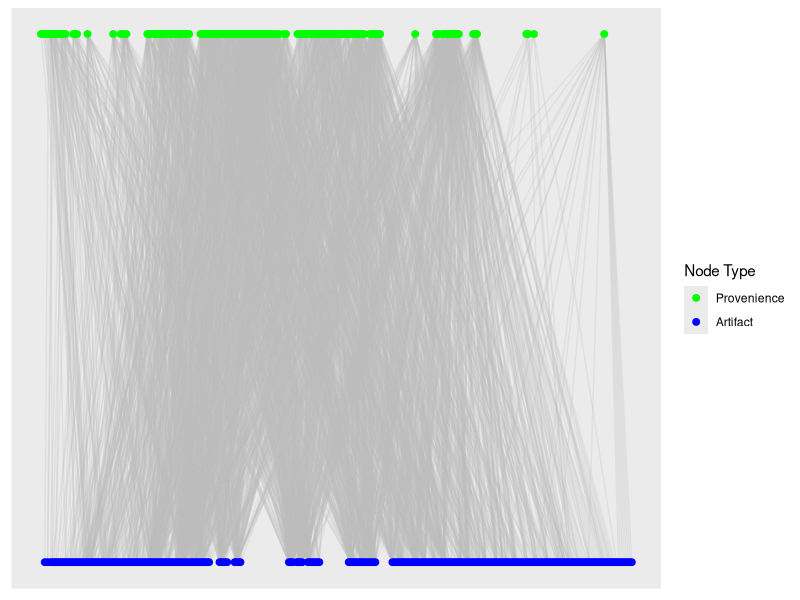

The R script that drew this image: (Note: this script raises an error after producing the figure.)
require(tidyverse)
require(igraph)
require(ggraph)

# Import data from file ---------------------------------------------------

dat <- read_csv("Catalog_SiteA.csv",
                col_select = c(LEVEL_ID, CODE))

# Create un-weighted bipartite graph --------------------------------------

g_assemblages_bpg <-
  graph_from_data_frame(unique.data.frame(select(dat, LEVEL_ID, CODE)),
                        directed = FALSE)

V(g_assemblages_bpg)$type <-
  bipartite_mapping(g_assemblages_bpg)$type

g_assemblages_bpg %>%
  ggraph(layout = "bipartite") +
  geom_edge_link(color = "gray", alpha = 0.25) +
  geom_node_point(aes(color = type), size = 2) +
  scale_color_manual(
    values = c("green", "blue"),
    name = "Node Type",
    breaks = c(FALSE, TRUE),
    labels = c("Provenience", "Artifact")
  )


# Create incidence matrix from bipartite graph ----------------------------

g_assemblages_inc <- as_incidence_matrix(g_assemblages_bpg)

# Project one-mode graphs igraph ------------------------------------------

g_assemblages_proj <-
  bipartite_projection(g_assemblages_bpg, multiplicity = TRUE)

g_assemblage_prov <- assemblage_projections$proj1

g_assemblage_artifact <- assemblage_projections$proj2

plot(
  g_assemblage_prov,
  vertex.size = 5,
  vertex.label = NA,
  layout = layout.fruchterman.reingold,
  main = "Assmeblage Provenience Network"
)

plot(
  g_assemblage_artifact,
  vertex.size = 5,
  vertex.label = NA,
  layout = layout.fruchterman.reingold,
  main = "Assmeblage Artifact Network"
)

# Project one-mode graphs, Szymkiewicz-Simpson -----------------------------

# adapted from `rbiosUtils` function `overlapCoefficient`

overlap_coef <- function(x, y = NULL) {
  if (is.null(y))
    y <- x
  t_mat <- t(x) %*% y
  x_count <- apply(x, 2, function(xx)
    sum(xx != 0))
  y_count <- apply(y, 2, function(yy)
    sum(yy != 0))
  t_mat_pmin <- outer(x_count, y_count, FUN = pmin)
  res <- t_mat / t_mat_pmin
  if (is.null(y)) {
    diag(res) <- 1L
  }
  dimnames(res) <- list(colnames(x), colnames(y))
  return(res)
}

prov_adj_ssoc <- overlap_coef(t(g_assemblages_inc))
artifact_adj_ssoc <- overlap_coef(g_assemblages_inc)

# Project one-mode graphs, Sorenson-Dice -----------------------------------

soren_dice_sim <- function(x, y = NULL) {
  if (is.null(y))
    y <- x
  t_mat <- (t(x) %*% y)
  x_count <- apply(x, 2, function(xx)
    sum(xx != 0))
  y_count <- apply(y, 2, function(yy)
    sum(yy != 0))
  res <- (2 * t_mat) / (x_count + y_count)
  if (is.null(y)) {
    diag(res) <- 1L
  }
  dimnames(res) <- list(colnames(x), colnames(y))
  return(res)
}

prov_adj_sdsim <- soren_dice_sim(t(g_assemblages_inc))
artifact_adj_sdsim <- soren_dice_sim(g_assemblages_inc)
